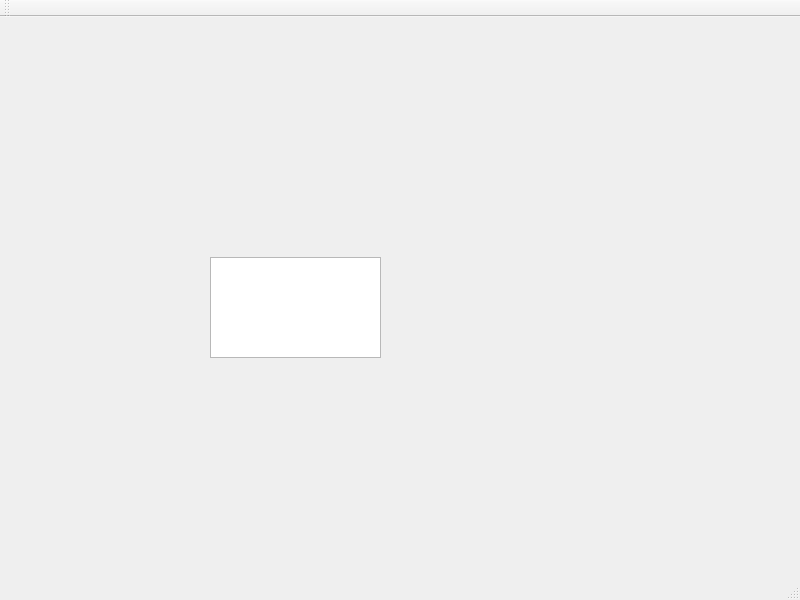
<?xml version="1.0" encoding="UTF-8"?>
<ui version="4.0">
 <class>MainWindow</class>
 <widget class="QMainWindow" name="MainWindow">
  <property name="geometry">
   <rect>
    <x>0</x>
    <y>0</y>
    <width>800</width>
    <height>600</height>
   </rect>
  </property>
  <property name="windowTitle">
   <string>MainWindow</string>
  </property>
  <widget class="QWidget" name="centralwidget">
   <widget class="QTextEdit" name="textEdit">
    <property name="geometry">
     <rect>
      <x>210</x>
      <y>240</y>
      <width>171</width>
      <height>101</height>
     </rect>
    </property>
   </widget>
  </widget>
  <widget class="QMenuBar" name="menubar">
   <property name="geometry">
    <rect>
     <x>0</x>
     <y>0</y>
     <width>800</width>
     <height>28</height>
    </rect>
   </property>
  </widget>
  <widget class="QStatusBar" name="statusbar"/>
  <widget class="QToolBar" name="toolBar">
   <property name="windowTitle">
    <string>toolBar</string>
   </property>
   <attribute name="toolBarArea">
    <enum>TopToolBarArea</enum>
   </attribute>
   <attribute name="toolBarBreak">
    <bool>false</bool>
   </attribute>
  </widget>
 </widget>
 <resources/>
 <connections/>
</ui>
